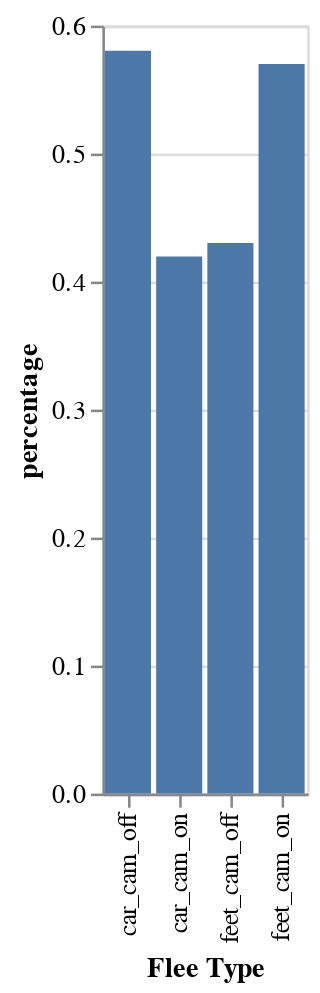

The notebook cell this image was saved under:
### Code cell
alt.Chart(df).mark_bar().encode(
    x='Flee Type',
    y='percentage'
)

### Figure 1 — Vega-Lite specification as saved in the notebook (floating-point values rounded to 4 significant figures)
{"config": {"view": {"continuousWidth": 400, "continuousHeight": 300}}, "data": {"name": "data-6732e68b8151811ab2a0dae97c448af6"}, "mark": "bar", "encoding": {"x": {"type": "nominal", "field": "Flee Type"}, "y": {"type": "quantitative", "field": "percentage"}}, "$schema": "https://vega.github.io/schema/vega-lite/v4.8.1.json", "datasets": {"data-6732e68b8151811ab2a0dae97c448af6": [{"Flee Type": "car_cam_on", "percentage": 0.4197}, {"Flee Type": "car_cam_off", "percentage": 0.5803}, {"Flee Type": "feet_cam_on", "percentage": 0.5699}, {"Flee Type": "feet_cam_off", "percentage": 0.4301}]}}
